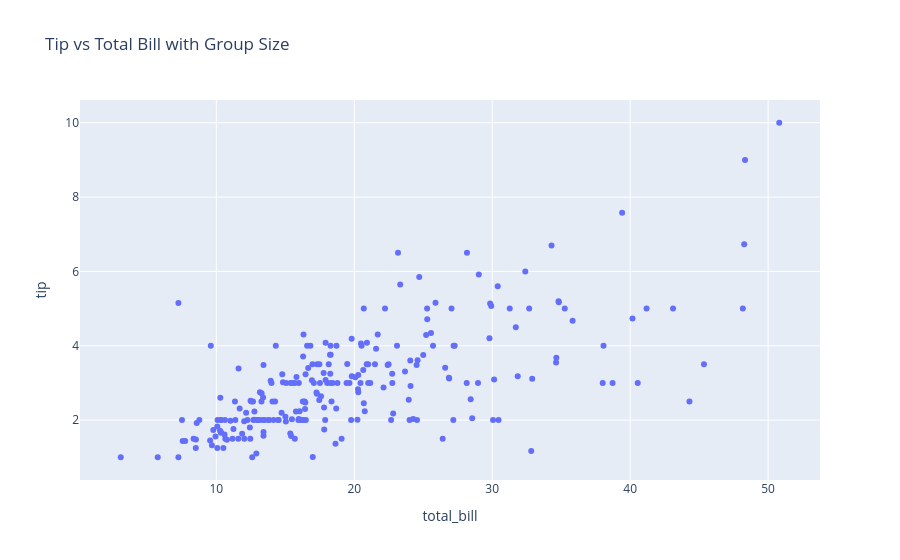

Here is the notebook cell this chart was saved with:
### Code cell
# Scatter Plot
fig = px.scatter(tips, x='total_bill', y='tip', hover_data=['day'], title='Tip vs Total Bill with Group Size')
fig.show()

### Figure 1 — Plotly figure (JSON) as saved in the notebook; plotly's stock layout.template omitted (floating-point values rounded to 4 significant figures; data arrays with more than 128 entries replaced by an {"elided": "..."} marker saying what was removed)
{"data": [{"customdata": {"elided": "244x1 str values"}, "hovertemplate": "total_bill=%{x}<br>tip=%{y}<br>day=%{customdata[0]}<extra></extra>", "legendgroup": "", "marker": {"color": "#636efa", "symbol": "circle"}, "mode": "markers", "name": "", "orientation": "v", "showlegend": false, "type": "scatter", "x": {"elided": "244 float values"}, "xaxis": "x", "y": {"elided": "244 float values"}, "yaxis": "y"}], "layout": {"legend": {"tracegroupgap": 0}, "title": {"text": "Tip vs Total Bill with Group Size"}, "xaxis": {"anchor": "y", "domain": [0, 1], "title": {"text": "total_bill"}}, "yaxis": {"anchor": "x", "domain": [0, 1], "title": {"text": "tip"}}}}
